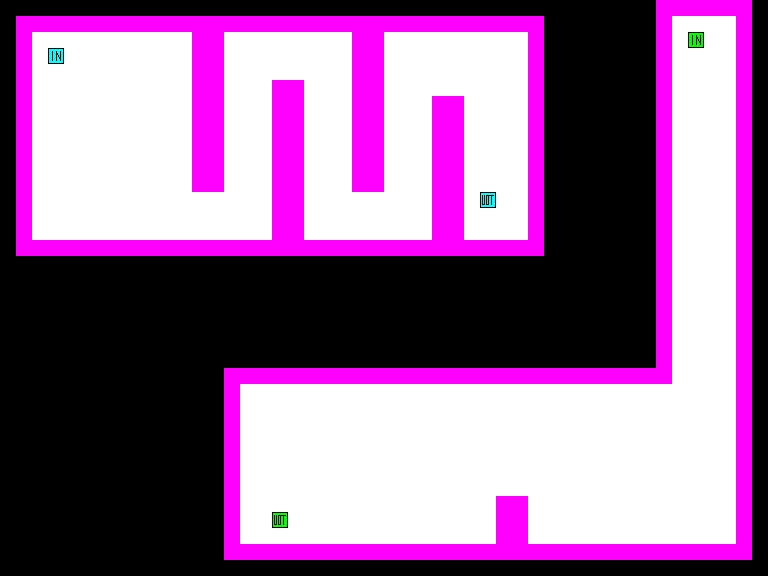

This game map was drawn from its Tiled (.tmx) file and the tilesets committed beside it. A one-line description and the full map source follow:
An orthogonal 48x36 tile map with 16x16 px tiles, 2 tile layers (Tile Layer 1, Tile Layer 2).

<map version="1.0" tiledversion="1.0.3" orientation="orthogonal" renderorder="right-down" width="48" height="36" tilewidth="16" tileheight="16" nextobjectid="1">
 <tileset firstgid="1" source="coop.tsx" />
 <layer name="Tile Layer 1" width="48" height="36">
  <data encoding="csv">
0,0,0,0,0,0,0,0,0,0,0,0,0,0,0,0,0,0,0,0,0,0,0,0,0,0,0,0,0,0,0,0,0,0,0,0,0,0,0,0,0,0,0,0,0,0,0,0,
0,1,1,1,1,1,1,1,1,1,1,1,1,1,1,1,1,1,1,1,1,1,1,1,1,1,1,1,1,1,1,1,1,1,0,0,0,0,0,0,0,0,0,0,0,0,0,0,
0,1,2,2,2,2,2,2,2,2,2,2,1,1,2,2,2,2,2,2,2,2,1,1,2,2,2,2,2,2,2,2,2,1,0,0,0,0,0,0,0,0,0,0,0,0,0,0,
0,1,2,9,2,2,2,2,2,2,2,2,1,1,2,2,2,2,2,2,2,2,1,1,2,2,2,2,2,2,2,2,2,1,0,0,0,0,0,0,0,0,0,0,0,0,0,0,
0,1,2,2,2,2,2,2,2,2,2,2,1,1,2,2,2,2,2,2,2,2,1,1,2,2,2,2,2,2,2,2,2,1,0,0,0,0,0,0,0,0,0,0,0,0,0,0,
0,1,2,2,2,2,2,2,2,2,2,2,1,1,2,2,2,1,1,2,2,2,1,1,2,2,2,2,2,2,2,2,2,1,0,0,0,0,0,0,0,0,0,0,0,0,0,0,
0,1,2,2,2,2,2,2,2,2,2,2,1,1,2,2,2,1,1,2,2,2,1,1,2,2,2,1,1,2,2,2,2,1,0,0,0,0,0,0,0,0,0,0,0,0,0,0,
0,1,2,2,2,2,2,2,2,2,2,2,1,1,2,2,2,1,1,2,2,2,1,1,2,2,2,1,1,2,2,2,2,1,0,0,0,0,0,0,0,0,0,0,0,0,0,0,
0,1,2,2,2,2,2,2,2,2,2,2,1,1,2,2,2,1,1,2,2,2,1,1,2,2,2,1,1,2,2,2,2,1,0,0,0,0,0,0,0,0,0,0,0,0,0,0,
0,1,2,2,2,2,2,2,2,2,2,2,1,1,2,2,2,1,1,2,2,2,1,1,2,2,2,1,1,2,2,2,2,1,0,0,0,0,0,0,0,0,0,0,0,0,0,0,
0,1,2,2,2,2,2,2,2,2,2,2,1,1,2,2,2,1,1,2,2,2,1,1,2,2,2,1,1,2,2,2,2,1,0,0,0,0,0,0,0,0,0,0,0,0,0,0,
0,1,2,2,2,2,2,2,2,2,2,2,1,1,2,2,2,1,1,2,2,2,1,1,2,2,2,1,1,2,2,2,2,1,0,0,0,0,0,0,0,0,0,0,0,0,0,0,
0,1,2,2,2,2,2,2,2,2,2,2,2,2,2,2,2,1,1,2,2,2,2,2,2,2,2,1,1,2,10,2,2,1,0,0,0,0,0,0,0,0,0,0,0,0,0,0,
0,1,2,2,2,2,2,2,2,2,2,2,2,2,2,2,2,1,1,2,2,2,2,2,2,2,2,1,1,2,2,2,2,1,0,0,0,0,0,0,0,0,0,0,0,0,0,0,
0,1,2,2,2,2,2,2,2,2,2,2,2,2,2,2,2,1,1,2,2,2,2,2,2,2,2,1,1,2,2,2,2,1,0,0,0,0,0,0,0,0,0,0,0,0,0,0,
0,1,1,1,1,1,1,1,1,1,1,1,1,1,1,1,1,1,1,1,1,1,1,1,1,1,1,1,1,1,1,1,1,1,0,0,0,0,0,0,0,0,0,0,0,0,0,0,
0,0,0,0,0,0,0,0,0,0,0,0,0,0,0,0,0,0,0,0,0,0,0,0,0,0,0,0,0,0,0,0,0,0,0,0,0,0,0,0,0,0,0,0,0,0,0,0,
0,0,0,0,0,0,0,0,0,0,0,0,0,0,0,0,0,0,0,0,0,0,0,0,0,0,0,0,0,0,0,0,0,0,0,0,0,0,0,0,0,0,0,0,0,0,0,0,
0,0,0,0,0,0,0,0,0,0,0,0,0,0,0,0,0,0,0,0,0,0,0,0,0,0,0,0,0,0,0,0,0,0,0,0,0,0,0,0,0,0,0,0,0,0,0,0,
0,0,0,0,0,0,0,0,0,0,0,0,0,0,0,0,0,0,0,0,0,0,0,0,0,0,0,0,0,0,0,0,0,0,0,0,0,0,0,0,0,0,0,0,0,0,0,0,
0,0,0,0,0,0,0,0,0,0,0,0,0,0,0,0,0,0,0,0,0,0,0,0,0,0,0,0,0,0,0,0,0,0,0,0,0,0,0,0,0,0,0,0,0,0,0,0,
0,0,0,0,0,0,0,0,0,0,0,0,0,0,0,0,0,0,0,0,0,0,0,0,0,0,0,0,0,0,0,0,0,0,0,0,0,0,0,0,0,0,0,0,0,0,0,0,
0,0,0,0,0,0,0,0,0,0,0,0,0,0,0,0,0,0,0,0,0,0,0,0,0,0,0,0,0,0,0,0,0,0,0,0,0,0,0,0,0,0,0,0,0,0,0,0,
0,0,0,0,0,0,0,0,0,0,0,0,0,0,0,0,0,0,0,0,0,0,0,0,0,0,0,0,0,0,0,0,0,0,0,0,0,0,0,0,0,0,0,0,0,0,0,0,
0,0,0,0,0,0,0,0,0,0,0,0,0,0,0,0,0,0,0,0,0,0,0,0,0,0,0,0,0,0,0,0,0,0,0,0,0,0,0,0,0,0,0,0,0,0,0,0,
0,0,0,0,0,0,0,0,0,0,0,0,0,0,0,0,0,0,0,0,0,0,0,0,0,0,0,0,0,0,0,0,0,0,0,0,0,0,0,0,0,0,0,0,0,0,0,0,
0,0,0,0,0,0,0,0,0,0,0,0,0,0,0,0,0,0,0,0,0,0,0,0,0,0,0,0,0,0,0,0,0,0,0,0,0,0,0,0,0,0,0,0,0,0,0,0,
0,0,0,0,0,0,0,0,0,0,0,0,0,0,0,0,0,0,0,0,0,0,0,0,0,0,0,0,0,0,0,0,0,0,0,0,0,0,0,0,0,0,0,0,0,0,0,0,
0,0,0,0,0,0,0,0,0,0,0,0,0,0,0,0,0,0,0,0,0,0,0,0,0,0,0,0,0,0,0,0,0,0,0,0,0,0,0,0,0,0,0,0,0,0,0,0,
0,0,0,0,0,0,0,0,0,0,0,0,0,0,0,0,0,0,0,0,0,0,0,0,0,0,0,0,0,0,0,0,0,0,0,0,0,0,0,0,0,0,0,0,0,0,0,0,
0,0,0,0,0,0,0,0,0,0,0,0,0,0,0,0,0,0,0,0,0,0,0,0,0,0,0,0,0,0,0,0,0,0,0,0,0,0,0,0,0,0,0,0,0,0,0,0,
0,0,0,0,0,0,0,0,0,0,0,0,0,0,0,0,0,0,0,0,0,0,0,0,0,0,0,0,0,0,0,0,0,0,0,0,0,0,0,0,0,0,0,0,0,0,0,0,
0,0,0,0,0,0,0,0,0,0,0,0,0,0,0,0,0,0,0,0,0,0,0,0,0,0,0,0,0,0,0,0,0,0,0,0,0,0,0,0,0,0,0,0,0,0,0,0,
0,0,0,0,0,0,0,0,0,0,0,0,0,0,0,0,0,0,0,0,0,0,0,0,0,0,0,0,0,0,0,0,0,0,0,0,0,0,0,0,0,0,0,0,0,0,0,0,
0,0,0,0,0,0,0,0,0,0,0,0,0,0,0,0,0,0,0,0,0,0,0,0,0,0,0,0,0,0,0,0,0,0,0,0,0,0,0,0,0,0,0,0,0,0,0,0,
0,0,0,0,0,0,0,0,0,0,0,0,0,0,0,0,0,0,0,0,0,0,0,0,0,0,0,0,0,0,0,0,0,0,0,0,0,0,0,0,0,0,0,0,0,0,0,0
</data>
 </layer>
 <layer name="Tile Layer 2" width="48" height="36">
  <data encoding="csv">
0,0,0,0,0,0,0,0,0,0,0,0,0,0,0,0,0,0,0,0,0,0,0,0,0,0,0,0,0,0,0,0,0,0,0,0,0,0,0,0,0,1,1,1,1,1,1,0,
0,0,0,0,0,0,0,0,0,0,0,0,0,0,0,0,0,0,0,0,0,0,0,0,0,0,0,0,0,0,0,0,0,0,0,0,0,0,0,0,0,1,2,2,2,2,1,0,
0,0,0,0,0,0,0,0,0,0,0,0,0,0,0,0,0,0,0,0,0,0,0,0,0,0,0,0,0,0,0,0,0,0,0,0,0,0,0,0,0,1,2,11,2,2,1,0,
0,0,0,0,0,0,0,0,0,0,0,0,0,0,0,0,0,0,0,0,0,0,0,0,0,0,0,0,0,0,0,0,0,0,0,0,0,0,0,0,0,1,2,2,2,2,1,0,
0,0,0,0,0,0,0,0,0,0,0,0,0,0,0,0,0,0,0,0,0,0,0,0,0,0,0,0,0,0,0,0,0,0,0,0,0,0,0,0,0,1,2,2,2,2,1,0,
0,0,0,0,0,0,0,0,0,0,0,0,0,0,0,0,0,0,0,0,0,0,0,0,0,0,0,0,0,0,0,0,0,0,0,0,0,0,0,0,0,1,2,2,2,2,1,0,
0,0,0,0,0,0,0,0,0,0,0,0,0,0,0,0,0,0,0,0,0,0,0,0,0,0,0,0,0,0,0,0,0,0,0,0,0,0,0,0,0,1,2,2,2,2,1,0,
0,0,0,0,0,0,0,0,0,0,0,0,0,0,0,0,0,0,0,0,0,0,0,0,0,0,0,0,0,0,0,0,0,0,0,0,0,0,0,0,0,1,2,2,2,2,1,0,
0,0,0,0,0,0,0,0,0,0,0,0,0,0,0,0,0,0,0,0,0,0,0,0,0,0,0,0,0,0,0,0,0,0,0,0,0,0,0,0,0,1,2,2,2,2,1,0,
0,0,0,0,0,0,0,0,0,0,0,0,0,0,0,0,0,0,0,0,0,0,0,0,0,0,0,0,0,0,0,0,0,0,0,0,0,0,0,0,0,1,2,2,2,2,1,0,
0,0,0,0,0,0,0,0,0,0,0,0,0,0,0,0,0,0,0,0,0,0,0,0,0,0,0,0,0,0,0,0,0,0,0,0,0,0,0,0,0,1,2,2,2,2,1,0,
0,0,0,0,0,0,0,0,0,0,0,0,0,0,0,0,0,0,0,0,0,0,0,0,0,0,0,0,0,0,0,0,0,0,0,0,0,0,0,0,0,1,2,2,2,2,1,0,
0,0,0,0,0,0,0,0,0,0,0,0,0,0,0,0,0,0,0,0,0,0,0,0,0,0,0,0,0,0,0,0,0,0,0,0,0,0,0,0,0,1,2,2,2,2,1,0,
0,0,0,0,0,0,0,0,0,0,0,0,0,0,0,0,0,0,0,0,0,0,0,0,0,0,0,0,0,0,0,0,0,0,0,0,0,0,0,0,0,1,2,2,2,2,1,0,
0,0,0,0,0,0,0,0,0,0,0,0,0,0,0,0,0,0,0,0,0,0,0,0,0,0,0,0,0,0,0,0,0,0,0,0,0,0,0,0,0,1,2,2,2,2,1,0,
0,0,0,0,0,0,0,0,0,0,0,0,0,0,0,0,0,0,0,0,0,0,0,0,0,0,0,0,0,0,0,0,0,0,0,0,0,0,0,0,0,1,2,2,2,2,1,0,
0,0,0,0,0,0,0,0,0,0,0,0,0,0,0,0,0,0,0,0,0,0,0,0,0,0,0,0,0,0,0,0,0,0,0,0,0,0,0,0,0,1,2,2,2,2,1,0,
0,0,0,0,0,0,0,0,0,0,0,0,0,0,0,0,0,0,0,0,0,0,0,0,0,0,0,0,0,0,0,0,0,0,0,0,0,0,0,0,0,1,2,2,2,2,1,0,
0,0,0,0,0,0,0,0,0,0,0,0,0,0,0,0,0,0,0,0,0,0,0,0,0,0,0,0,0,0,0,0,0,0,0,0,0,0,0,0,0,1,2,2,2,2,1,0,
0,0,0,0,0,0,0,0,0,0,0,0,0,0,0,0,0,0,0,0,0,0,0,0,0,0,0,0,0,0,0,0,0,0,0,0,0,0,0,0,0,1,2,2,2,2,1,0,
0,0,0,0,0,0,0,0,0,0,0,0,0,0,0,0,0,0,0,0,0,0,0,0,0,0,0,0,0,0,0,0,0,0,0,0,0,0,0,0,0,1,2,2,2,2,1,0,
0,0,0,0,0,0,0,0,0,0,0,0,0,0,0,0,0,0,0,0,0,0,0,0,0,0,0,0,0,0,0,0,0,0,0,0,0,0,0,0,0,1,2,2,2,2,1,0,
0,0,0,0,0,0,0,0,0,0,0,0,0,0,0,0,0,0,0,0,0,0,0,0,0,0,0,0,0,0,0,0,0,0,0,0,0,0,0,0,0,1,2,2,2,2,1,0,
0,0,0,0,0,0,0,0,0,0,0,0,0,0,1,1,1,1,1,1,1,1,1,1,1,1,1,1,1,1,1,1,1,1,1,1,1,1,1,1,1,1,2,2,2,2,1,0,
0,0,0,0,0,0,0,0,0,0,0,0,0,0,1,2,2,2,2,2,2,2,2,2,2,2,2,2,2,2,2,2,2,2,2,2,2,2,2,2,2,2,2,2,2,2,1,0,
0,0,0,0,0,0,0,0,0,0,0,0,0,0,1,2,2,2,2,2,2,2,2,2,2,2,2,2,2,2,2,2,2,2,2,2,2,2,2,2,2,2,2,2,2,2,1,0,
0,0,0,0,0,0,0,0,0,0,0,0,0,0,1,2,2,2,2,2,2,2,2,2,2,2,2,2,2,2,2,2,2,2,2,2,2,2,2,2,2,2,2,2,2,2,1,0,
0,0,0,0,0,0,0,0,0,0,0,0,0,0,1,2,2,2,2,2,2,2,2,2,2,2,2,2,2,2,2,2,2,2,2,2,2,2,2,2,2,2,2,2,2,2,1,0,
0,0,0,0,0,0,0,0,0,0,0,0,0,0,1,2,2,2,2,2,2,2,2,2,2,2,2,2,2,2,2,2,2,2,2,2,2,2,2,2,2,2,2,2,2,2,1,0,
0,0,0,0,0,0,0,0,0,0,0,0,0,0,1,2,2,2,2,2,2,2,2,2,2,2,2,2,2,2,2,2,2,2,2,2,2,2,2,2,2,2,2,2,2,2,1,0,
0,0,0,0,0,0,0,0,0,0,0,0,0,0,1,2,2,2,2,2,2,2,2,2,2,2,2,2,2,2,2,2,2,2,2,2,2,2,2,2,2,2,2,2,2,2,1,0,
0,0,0,0,0,0,0,0,0,0,0,0,0,0,1,2,2,2,2,2,2,2,2,2,2,2,2,2,2,2,2,1,1,2,2,2,2,2,2,2,2,2,2,2,2,2,1,0,
0,0,0,0,0,0,0,0,0,0,0,0,0,0,1,2,2,12,2,2,2,2,2,2,2,2,2,2,2,2,2,1,1,2,2,2,2,2,2,2,2,2,2,2,2,2,1,0,
0,0,0,0,0,0,0,0,0,0,0,0,0,0,1,2,2,2,2,2,2,2,2,2,2,2,2,2,2,2,2,1,1,2,2,2,2,2,2,2,2,2,2,2,2,2,1,0,
0,0,0,0,0,0,0,0,0,0,0,0,0,0,1,1,1,1,1,1,1,1,1,1,1,1,1,1,1,1,1,1,1,1,1,1,1,1,1,1,1,1,1,1,1,1,1,0,
0,0,0,0,0,0,0,0,0,0,0,0,0,0,0,0,0,0,0,0,0,0,0,0,0,0,0,0,0,0,0,0,0,0,0,0,0,0,0,0,0,0,0,0,0,0,0,0
</data>
 </layer>
</map>
